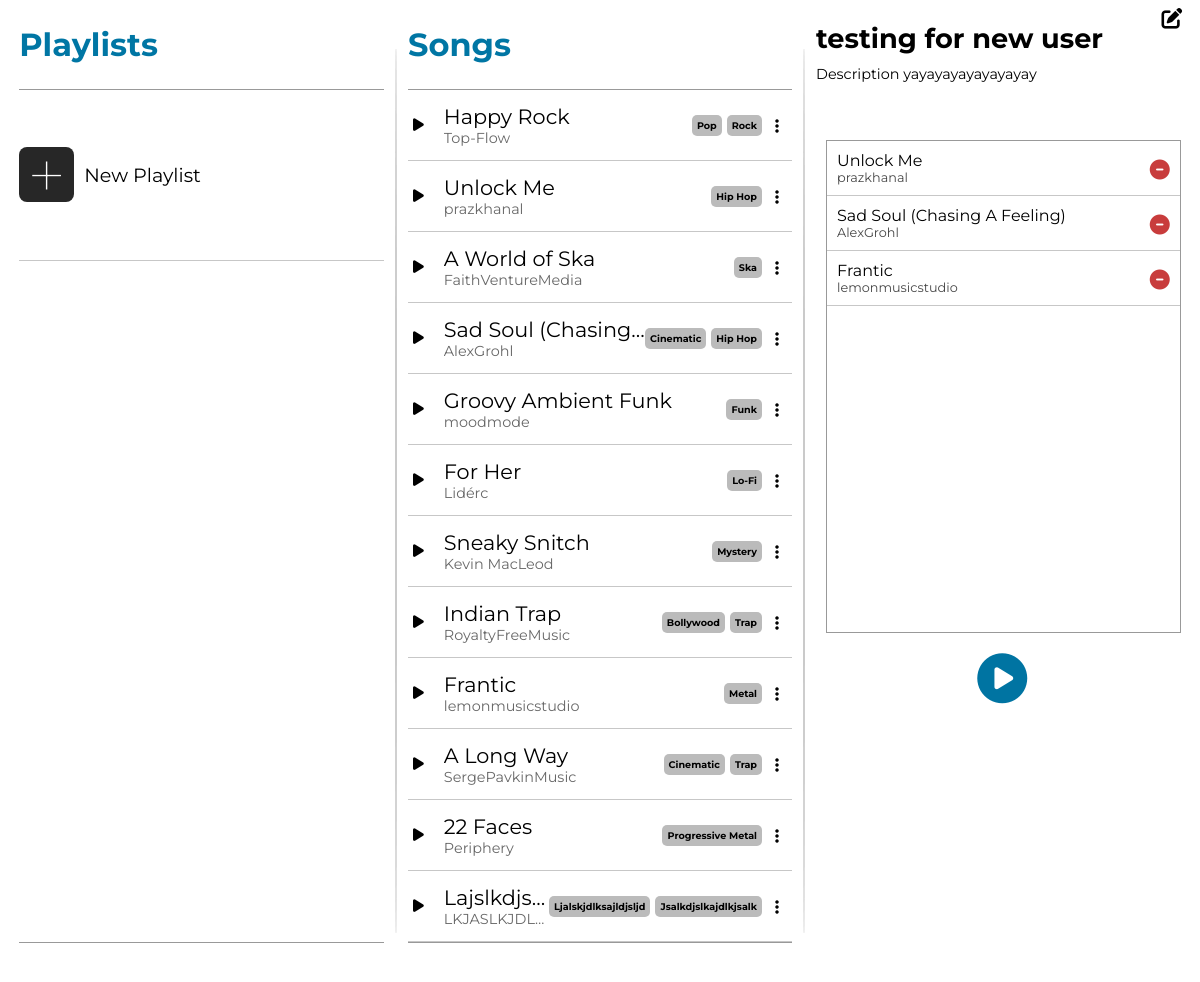
Page /iframetest/34/ on the committed database.
### app/models.py (models this page shows, shortened)
class Song(models.Model):
    title = models.CharField(max_length=35)
    song_file = models.FileField(upload_to='')
    artist = models.ManyToManyField(Artist) # type: ignore
    genre = models.ManyToManyField(Genre) # type: ignore

class Artist(models.Model):
    name = models.CharField(max_length=30)
    def __str__(self):
        return self.name

class Genre(models.Model):
    name = models.CharField(max_length=20)

class Playlist(models.Model):
    name = models.CharField(max_length=30)
    songs = models.ManyToManyField(Song) # type: ignore
    description = models.CharField(max_length=150, null=True, blank=True)
    created_by = models.ForeignKey(User, on_delete=models.CASCADE)

### app/views.py (the view, shortened to what this page needs)
# urls.py: path('iframetest/<str:playlistID>/', home_frame, name='ift'),
def home_frame(req: HttpRequest, playlistID:str) -> HttpResponse:
    songs = Song.objects.all()
    songForm = AddSongForm()
    playlistForm = None
    playlists = None
    if req.user.is_authenticated:
        playlistForm = NewPlaylistForm()
        playlists = req.user.playlist_set.all() # type: ignore
    try:
        playlistInfo = Playlist.objects.get(pk=playlistID)
    except:
        playlistInfo = None
    context = {'songs': songs, 'playlistForm': playlistForm, 'songForm': songForm, 'playlists': playlists, 'playlistInfo': playlistInfo} # type: ignore
    return render(req, 'add-playlist.html', context) # type: ignore

### app/templates/add-playlist.html (shortened to what this page needs)
{% extends "homepageiframe.html" %}

### app/templates/homepageiframe.html (shortened to what this page needs)
{% load static %}
<!DOCTYPE html>
<html lang="en">
    <head>
        <link rel="stylesheet" href="{% static "styles.css" %}">
    </head>
    <body>
        <div id='user-interface-wrapper'>
            <div class="ui-container">
                <div id="playlistOverallContainer">
                    <div id="playlistcontainerHeader">
                        <h1>Playlists</h1>
                    </div>
                    <div id='playlists-container'>
                        <div id='gridifier'>
                            <div class='playlist-wrapper'>
                                <div id="new-playlist" class='playlist-button'>
                                    <div class='playlist-icon-wrapper'>
                                        <div id='new-playlist-icon'>+</div>
                                    </div>
                                    <div class='playlist-text-wrapper'>
                                        <p class='playlist-text'>New Playlist</p>
                                    </div>
                                </div>
                            </div>
                            <button id="playlistBtn"></button>
                        </div>
                    </div>
                    <div id='playlistcontFooter'>
                    </div>
                </div>
                <div class='br'></div>
                <div class='songsOverallContainer' style="{% if playlistInfo %}width: 32%{% else %}width: 64%; margin-right: 2.5%{% endif %}">
                    <div id='songsContainerHeader'>
                        <h1>Songs</h1>
                    </div>
                    <div id='songs-container'>
                        {% for song in songs %}
                        <div class="song-wrapper">
                            <div class='songMetaBtn'>
                                <i class="songPlayBtn fa-solid fa-play"><song class="{% for artist in song.artist.all %}{{artist}}{% endfor %}" title={{song.song_file.url}} style='display: none'>{{song.title}}</song></i>
                                <div class='songTitleArtist'>
                                    <div class='songObject songTitle' title={{song.song_file.url}}>{{song.title}}</div>
                                    <div class='songArtist'>{% for artist in song.artist.all %}<span class='artistSpan'>{{artist.name}}</span>{% endfor %}</div>
                                </div>
                            </div>
                            <div class='songGenrePlaylistBtn'>
                                <div class='songGenres'>{% for genre in song.genre.all %}<span class='genreTag'>{{genre.name}}</span>{% endfor %}</div>
                                <div class='ellipsis-box'><i class="fa-solid fa-ellipsis-vertical"></i></div>
                            </div>
                        </div>
                        {% endfor %}
                    </div>
                    <div id='songsContainerFooter'></div>
                </div>
                {% if playlistInfo %}
                <div class='br'></div>
                <div id='playlist-view-container'>
                    <div id="playlistViewHeader" class='playlistViewHeaderForm'>
                        <i id='updateBtn' class="fa-solid fa-pen-to-square"></i>
                        <h1 id='playlistViewTitle'>{{playlistInfo.name}}</h1>
                        <p id='playlistViewDesc'>{{playlistInfo.description}}</p>
                    </div>
                    <div id='playlistViewSongContainer'>
                        {% for song in playlistInfo.songs.all %}
                            <form method='POST' action='' class='playlistViewSong'>
                                <div class='playlistViewArtistTitle'>
                                    <p class='playlistViewTitle'>{{song.title}}</p>
                                    {% for artist in song.artist.all %}
                                        <p class='playlistViewArtist'>{{artist.name}}</p>
                                    {% endfor %}
                                </div>
                                <button type="submit" name='Remove Song' value='Submit' class='minusBtn'><i class="fa-solid fa-circle-minus"></i></button>
                            </form>
                        {% endfor %}
                    </div>
                    <div id='playlistPlayBtnWrap'>
                        <i class="fa-solid fa-circle-play" id='playlistPlayBtn'>
                        </i>
                    </div>
                </div>
                {% endif %}
            </div>
        </div>
    </body>
</html>

### rows in the picture
Song: title "Happy Rock"
Artist: name "Top-Flow"
Genre: name "Pop"
Genre: name "Rock"
Song: title "Unlock Me"
Artist: name "prazkhanal"
Genre: name "Hip Hop"
Song: title "A World of Ska"
Artist: name "FaithVentureMedia"
Genre: name "Ska"
Song: title "Sad Soul (Chasing…", title "Sad Soul (Chasing A Feeling)"
Artist: name "AlexGrohl"
Genre: name "Cinematic"
Song: title "Groovy Ambient Funk"
Artist: name "moodmode"
Genre: name "Funk"
Song: title "For Her"
Artist: name "Lidérc"
Genre: name "Lo-Fi"
Song: title "Sneaky Snitch"
Artist: name "Kevin MacLeod"
Genre: name "Mystery"
Song: title "Indian Trap"
Artist: name "RoyaltyFreeMusic"
Genre: name "Bollywood"
Genre: name "Trap"
Song: title "Frantic"
Artist: name "lemonmusicstudio"
Genre: name "Metal"
Song: title "A Long Way"
Artist: name "SergePavkinMusic"
Song: title "22 Faces"
Artist: name "Periphery"
Genre: name "Progressive Metal"
Song: title "Lajslkdjs…"
Artist: name "LKJASLKJDL…"
Genre: name "Ljalskjdlksajldjsljd"
Genre: name "Jsalkdjslkajdlkjsalk"
Playlist: name "testing for new user", description "Description yayayayayayayayay"
